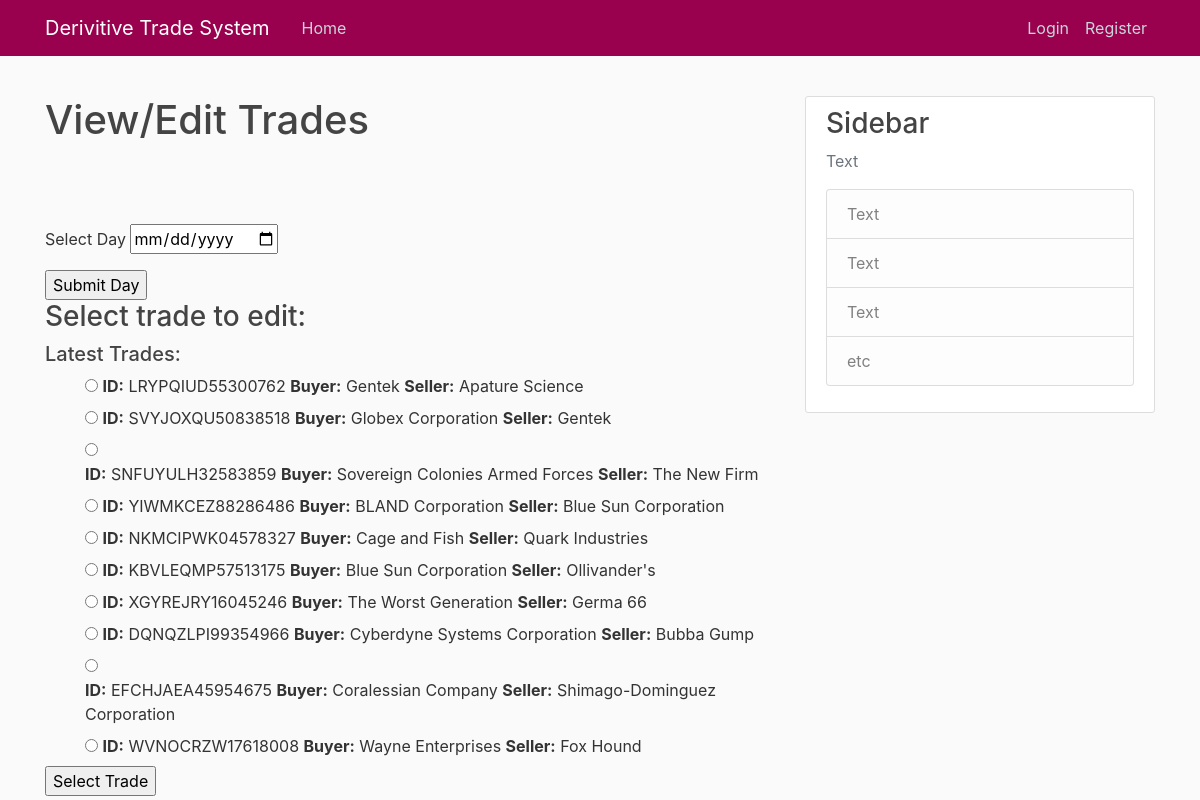
Page /viewtrades/ on the earlier database version.
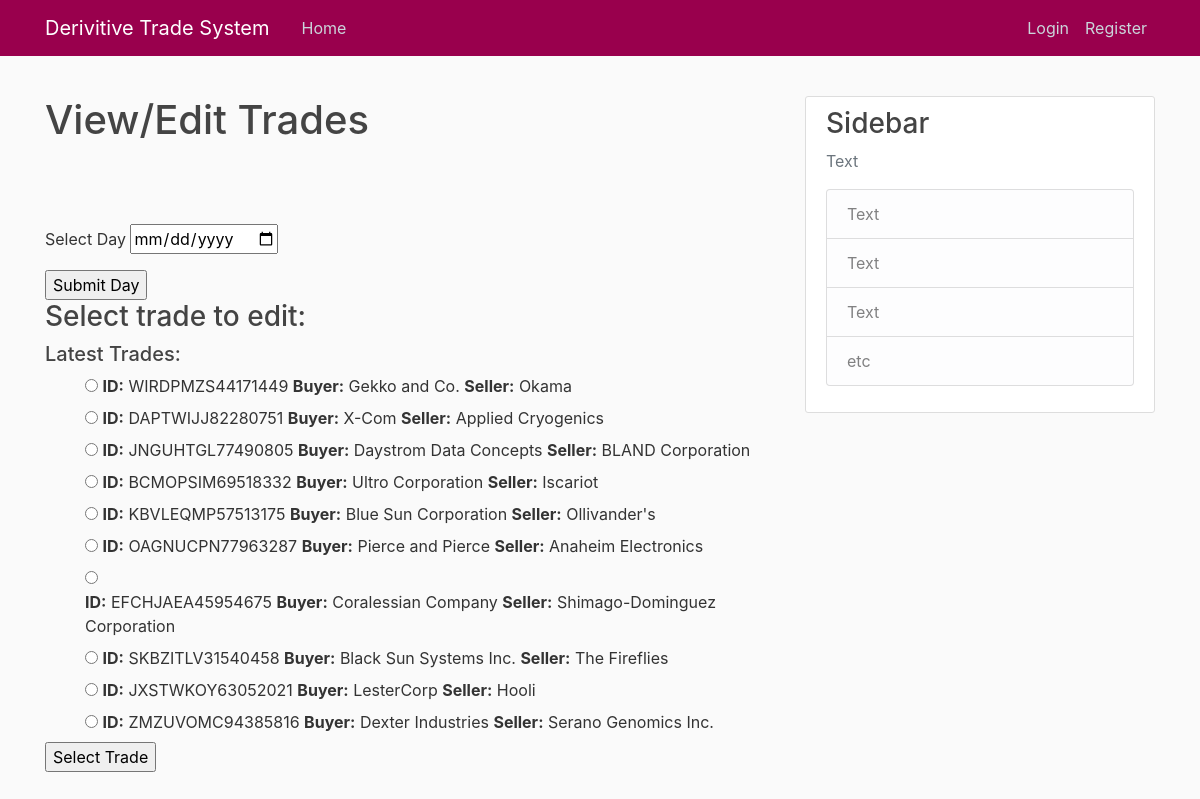
Same page on the later database version.
### system/models.py (models this page shows, shortened)
class DerivativeTrades(models.Model):
    date = models.DateTimeField('date of trade')
    trade_id = models.CharField(max_length=20, primary_key=True)
    product = models.CharField(max_length=50)
    buying_party = models.ForeignKey(CompanyCodes, on_delete=models.CASCADE, related_name = "buying")
    selling_party = models.ForeignKey(CompanyCodes, on_delete=models.CASCADE, related_name = "selling")
    notional_amount = models.DecimalField(max_digits=20, decimal_places=2)
    notional_currency = models.CharField(max_length=5)
    quantity = models.IntegerField()
    maturity_date = models.DateTimeField('maturity date')
    underlying_price = models.DecimalField(max_digits=20, decimal_places=2)
    underlying_currency = models.CharField(max_length=5)
    strike_price = models.DecimalField(max_digits=20, decimal_places=2)

class CompanyCodes(models.Model):
    company_name = models.CharField(max_length=100)
    company_trade_id = models.CharField(max_length=10, primary_key=True)
    def __str__(self):
        return self.company_name

### system/views.py (the view, shortened to what this page needs)
# urls.py: path('viewtrades/', views.viewTrades, name='viewTrades'),
def viewTrades(request):
    v = ViewTrader()
    print(request.POST.dict())
    selected_day = request.POST.get('selected_day', False)
    pg_number = request.POST.get('pg_number', False)
    tradeIDSelected = request.POST.get('choice', False)
    context = dict()
    if (selected_day and (request.POST.get('selected_day_submit', False) or (pg_number))):
        if not pg_number:
            pg_number = 1
        trades_by_date = v.getTradesByDateTen(selected_day, int(pg_number))
        number_of_trades = v.getPageNumberOption(v.getNumTradesByDate(selected_day))
        context['view_trades'] = trades_by_date
        context['num_trades'] = number_of_trades
        context['date'] = selected_day
        context['cur_pg'] = pg_number
    else:
        trades = DerivativeTrades.objects.order_by('-date')[:10]
        context['view_trades'] = trades
        context['num_trades'] = ''
        context['date'] = ''
    return render(request, 'system/viewtrades.html', context)

### system/templates/system/viewtrades.html (shortened to what this page needs)
{% extends "system/base.html" %}
{% block content %}
  <h1>View/Edit Trades</h1>
  <br>
  <form action="{% url 'system:viewTrades' %}" method="post">{% csrf_token %}
    <br>
    <br>
    <p>Select Day <input type="date"  name="selected_day" value="{{ date }}"></input></p>
    <input type="submit" name="selected_day_submit" value="Submit Day"></input>
    <br>
    <h3>Select trade to edit:</h3>
    {% if date %}
      <h5>Trades On: {{ date }} </h5>
    {% else %}
      <h5>Latest Trades:</h5>
    {% endif %}
      {% if view_trades %}
        <ul>
          {% for trade in view_trades %}
            <input type="radio" name="choice" value="{{ trade.trade_id }}">
            <label for="choice{{ forloop.counter }}">
              <b>ID:</b> {{trade.trade_id}}
              <b>Buyer:</b> {{ trade.buying_party }}
              <b>Seller:</b> {{trade.selling_party}}
            </label>
            <br>
          {% endfor %}
        </ul>
      {% endif %}
      <input type="submit" name="selected_trade_submit" value="Select Trade"></input>
  </form>
{% endblock content %}

### system/templates/system/base.html (shortened to what this page needs)
{% load static %}
<!DOCTYPE html>
<html lang="en" dir="ltr">
  <head>
    <link rel="stylesheet" href="https://maxcdn.bootstrapcdn.com/bootstrap/4.0.0/css/bootstrap.min.css">
    <link rel="stylesheet" type="text/css" href="{% static 'system/main.css' %}">
  </head>
  <body>
    <header class="site-header">
      <nav class="navbar navbar-expand-md navbar-dark bg-steel fixed-top">
        <div class="container">
          <a class="navbar-brand mr-4" href="{% url 'system:home' %}">Derivitive Trade System</a>
          <div class="collapse navbar-collapse" id="navbarToggle">
            <div class="navbar-nav mr-auto">
              <a class="nav-item nav-link" href="{% url 'system:home' %}">Home</a>
            </div>
            <div class="navbar-nav">
              {% if user.is_authenticated %}
                <a class="nav-item nav-link" href="{% url 'profile' %}">Profile</a>
                <a class="nav-item nav-link" href="{% url 'logout' %}">Logout</a>
              {% else %}
                <a class="nav-item nav-link" href="{% url 'login' %}">Login</a>
                <a class="nav-item nav-link" href="{% url 'register' %}">Register</a>
              {% endif %}
            </div>
          </div>
        </div>
      </nav>
    </header>
    <main role="main" class="container">
      <div class="row">
        <div class="col-md-8">
          {% block content %}{% endblock %}
        </div>
        <div class="col-md-4">
          <div class="content-section">
            <h3>Sidebar</h3>
            <p class='text-muted'>Text
              <ul class="list-group">
                <li class="list-group-item list-group-item-light">Text</li>
                <li class="list-group-item list-group-item-light">Text</li>
                <li class="list-group-item list-group-item-light">Text</li>
                <li class="list-group-item list-group-item-light">etc</li>
              </ul>
            </p>
          </div>
        </div>
      </div>
    </main>
  </body>
</html>

### system/static/system/main.css (style rules this page uses)
body { background: #fafafa; color: #333333; margin-top: 6rem; }
h1, h2, h3, h4, h5, h6 { color: #444444; }
ul { margin: 0; }
.bg-steel { background-color: #99004d; }
.site-header .navbar-nav .nav-link { color: #cbd5db; }
.content-section { background: #ffffff; padding: 10px 20px; border: 1px solid #dddddd; border-radius: 3px; margin-bottom: 20px; }

Differences in the rows shown:
removed DerivativeTrades: trade_id "LRYPQIUD55300762", buying_party "Gentek", selling_party "Apature Science"
removed DerivativeTrades: trade_id "SVYJOXQU50838518", buying_party "Globex Corporation", selling_party "Gentek"
removed DerivativeTrades: trade_id "SNFUYULH32583859", buying_party "Sovereign Colonies Armed Forces", selling_party "The New Firm"
removed DerivativeTrades: trade_id "YIWMKCEZ88286486", buying_party "BLAND Corporation", selling_party "Blue Sun Corporation"
removed DerivativeTrades: trade_id "NKMCIPWK04578327", buying_party "Cage and Fish", selling_party "Quark Industries"
removed DerivativeTrades: trade_id "XGYREJRY16045246", buying_party "The Worst Generation", selling_party "Germa 66"
removed DerivativeTrades: trade_id "DQNQZLPI99354966", buying_party "Cyberdyne Systems Corporation", selling_party "Bubba Gump"
removed DerivativeTrades: trade_id "WVNOCRZW17618008", buying_party "Wayne Enterprises", selling_party "Fox Hound"
added DerivativeTrades: trade_id "WIRDPMZS44171449", buying_party "Gekko and Co.", selling_party "Okama"
added DerivativeTrades: trade_id "DAPTWIJJ82280751", buying_party "X-Com", selling_party "Applied Cryogenics"
added DerivativeTrades: trade_id "JNGUHTGL77490805", buying_party "Daystrom Data Concepts", selling_party "BLAND Corporation"
added DerivativeTrades: trade_id "BCMOPSIM69518332", buying_party "Ultro Corporation", selling_party "Iscariot"
added DerivativeTrades: trade_id "OAGNUCPN77963287", buying_party "Pierce and Pierce", selling_party "Anaheim Electronics"
added DerivativeTrades: trade_id "SKBZITLV31540458", buying_party "Black Sun Systems Inc.", selling_party "The Fireflies"
added DerivativeTrades: trade_id "JXSTWKOY63052021", buying_party "LesterCorp", selling_party "Hooli"
added DerivativeTrades: trade_id "ZMZUVOMC94385816", buying_party "Dexter Industries", selling_party "Serano Genomics Inc."
